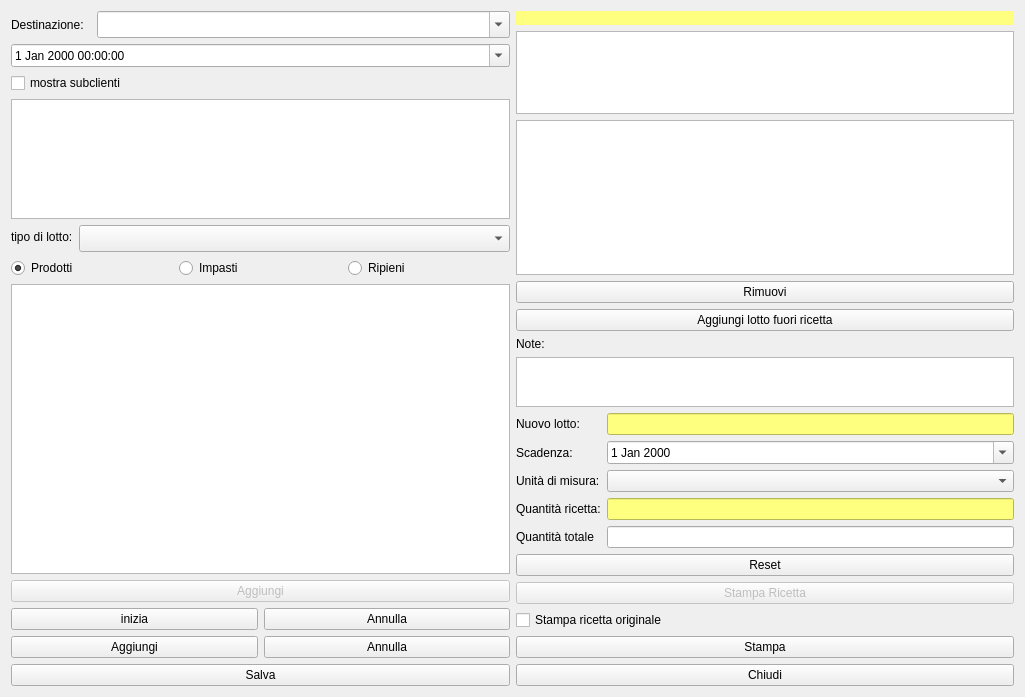
<?xml version="1.0" encoding="UTF-8"?>
<ui version="4.0">
 <class>HProduction</class>
 <widget class="QWidget" name="HProduction">
  <property name="windowModality">
   <enum>Qt::NonModal</enum>
  </property>
  <property name="enabled">
   <bool>true</bool>
  </property>
  <property name="geometry">
   <rect>
    <x>0</x>
    <y>0</y>
    <width>1025</width>
    <height>697</height>
   </rect>
  </property>
  <property name="windowTitle">
   <string>Produzione</string>
  </property>
  <property name="windowIcon">
   <iconset resource="icons.qrc">
    <normaloff>:/Resources/Gears.PNG</normaloff>:/Resources/Gears.PNG</iconset>
  </property>
  <layout class="QVBoxLayout" name="verticalLayout_4">
   <item>
    <layout class="QHBoxLayout" name="horizontalLayout_8">
     <item>
      <layout class="QVBoxLayout" name="verticalLayout">
       <item>
        <layout class="QHBoxLayout" name="horizontalLayout_6">
         <item>
          <widget class="QLabel" name="label_8">
           <property name="minimumSize">
            <size>
             <width>65</width>
             <height>0</height>
            </size>
           </property>
           <property name="maximumSize">
            <size>
             <width>80</width>
             <height>16777215</height>
            </size>
           </property>
           <property name="text">
            <string>Destinazione:</string>
           </property>
          </widget>
         </item>
         <item>
          <widget class="QComboBox" name="cbClienti">
           <property name="minimumSize">
            <size>
             <width>150</width>
             <height>0</height>
            </size>
           </property>
           <property name="font">
            <font>
             <pointsize>12</pointsize>
            </font>
           </property>
           <property name="editable">
            <bool>true</bool>
           </property>
           <property name="insertPolicy">
            <enum>QComboBox::NoInsert</enum>
           </property>
           <property name="modelColumn">
            <number>1</number>
           </property>
          </widget>
         </item>
        </layout>
       </item>
       <item>
        <widget class="QDateTimeEdit" name="deDataProd">
         <property name="calendarPopup">
          <bool>true</bool>
         </property>
        </widget>
       </item>
       <item>
        <widget class="QCheckBox" name="checkBox">
         <property name="text">
          <string>mostra subclienti</string>
         </property>
        </widget>
       </item>
       <item>
        <widget class="QListView" name="lvSubclienti">
         <property name="maximumSize">
          <size>
           <width>16777215</width>
           <height>120</height>
          </size>
         </property>
         <property name="font">
          <font>
           <pointsize>12</pointsize>
          </font>
         </property>
        </widget>
       </item>
       <item>
        <layout class="QFormLayout" name="formLayout_3">
         <item row="0" column="0">
          <widget class="QLabel" name="label_6">
           <property name="text">
            <string>tipo di lotto:</string>
           </property>
          </widget>
         </item>
         <item row="0" column="1">
          <widget class="QComboBox" name="cbTipoLotto">
           <property name="font">
            <font>
             <pointsize>12</pointsize>
            </font>
           </property>
          </widget>
         </item>
        </layout>
       </item>
       <item>
        <layout class="QHBoxLayout" name="horizontalLayout">
         <item>
          <widget class="QRadioButton" name="rbProdotti">
           <property name="text">
            <string>Prodotti</string>
           </property>
           <property name="checked">
            <bool>true</bool>
           </property>
          </widget>
         </item>
         <item>
          <widget class="QRadioButton" name="rbImpasti">
           <property name="text">
            <string>Impasti</string>
           </property>
          </widget>
         </item>
         <item>
          <widget class="QRadioButton" name="rbRipieni">
           <property name="text">
            <string>Ripieni</string>
           </property>
          </widget>
         </item>
        </layout>
       </item>
       <item>
        <widget class="QListView" name="lvRicette">
         <property name="maximumSize">
          <size>
           <width>16777215</width>
           <height>16777215</height>
          </size>
         </property>
         <property name="font">
          <font>
           <pointsize>12</pointsize>
          </font>
         </property>
        </widget>
       </item>
       <item>
        <layout class="QHBoxLayout" name="horizontalLayout_7"/>
       </item>
       <item>
        <layout class="QHBoxLayout" name="horizontalLayout_3">
         <item>
          <widget class="QPushButton" name="pushButton">
           <property name="enabled">
            <bool>false</bool>
           </property>
           <property name="text">
            <string>Aggiungi</string>
           </property>
           <property name="icon">
            <iconset resource="icons.qrc">
             <normaloff>:/Resources/Plus.PNG</normaloff>:/Resources/Plus.PNG</iconset>
           </property>
           <property name="iconSize">
            <size>
             <width>32</width>
             <height>32</height>
            </size>
           </property>
          </widget>
         </item>
        </layout>
       </item>
       <item>
        <layout class="QHBoxLayout" name="horizontalLayout_5">
         <item>
          <widget class="QPushButton" name="pushButton_5">
           <property name="minimumSize">
            <size>
             <width>130</width>
             <height>0</height>
            </size>
           </property>
           <property name="text">
            <string>inizia</string>
           </property>
           <property name="icon">
            <iconset resource="icons.qrc">
             <normaloff>:/Resources/Play64.png</normaloff>:/Resources/Play64.png</iconset>
           </property>
           <property name="iconSize">
            <size>
             <width>32</width>
             <height>32</height>
            </size>
           </property>
          </widget>
         </item>
         <item>
          <widget class="QPushButton" name="pushButton_6">
           <property name="minimumSize">
            <size>
             <width>130</width>
             <height>0</height>
            </size>
           </property>
           <property name="text">
            <string>Annulla</string>
           </property>
           <property name="icon">
            <iconset resource="icons.qrc">
             <normaloff>:/Resources/Banned-Sign.PNG</normaloff>:/Resources/Banned-Sign.PNG</iconset>
           </property>
           <property name="iconSize">
            <size>
             <width>32</width>
             <height>32</height>
            </size>
           </property>
          </widget>
         </item>
        </layout>
       </item>
       <item>
        <layout class="QVBoxLayout" name="verticalLayout_2">
         <item>
          <layout class="QFormLayout" name="formLayout_2"/>
         </item>
         <item>
          <layout class="QHBoxLayout" name="horizontalLayout_4">
           <item>
            <widget class="QPushButton" name="pbAddLottoFuoriRicetta">
             <property name="text">
              <string>Aggiungi</string>
             </property>
            </widget>
           </item>
           <item>
            <widget class="QPushButton" name="pbAnnulla">
             <property name="text">
              <string>Annulla</string>
             </property>
            </widget>
           </item>
          </layout>
         </item>
        </layout>
       </item>
      </layout>
     </item>
     <item>
      <layout class="QVBoxLayout" name="verticalLayout_3">
       <item>
        <widget class="QLabel" name="lbRicetta">
         <property name="styleSheet">
          <string notr="true">background-color: rgb(255, 255, 127);</string>
         </property>
         <property name="text">
          <string/>
         </property>
        </widget>
       </item>
       <item>
        <widget class="QTextBrowser" name="textBrowser">
         <property name="maximumSize">
          <size>
           <width>16777215</width>
           <height>120</height>
          </size>
         </property>
         <property name="font">
          <font>
           <pointsize>10</pointsize>
          </font>
         </property>
        </widget>
       </item>
       <item>
        <widget class="QTableView" name="tableView">
         <property name="enabled">
          <bool>true</bool>
         </property>
         <property name="font">
          <font>
           <pointsize>10</pointsize>
          </font>
         </property>
         <property name="autoScroll">
          <bool>false</bool>
         </property>
         <property name="editTriggers">
          <set>QAbstractItemView::EditKeyPressed</set>
         </property>
         <property name="selectionMode">
          <enum>QAbstractItemView::SingleSelection</enum>
         </property>
         <property name="selectionBehavior">
          <enum>QAbstractItemView::SelectRows</enum>
         </property>
         <attribute name="verticalHeaderVisible">
          <bool>false</bool>
         </attribute>
        </widget>
       </item>
       <item>
        <widget class="QPushButton" name="pushButton_2">
         <property name="text">
          <string>Rimuovi</string>
         </property>
         <property name="icon">
          <iconset resource="icons.qrc">
           <normaloff>:/Resources/Minus.PNG</normaloff>:/Resources/Minus.PNG</iconset>
         </property>
         <property name="iconSize">
          <size>
           <width>32</width>
           <height>32</height>
          </size>
         </property>
        </widget>
       </item>
       <item>
        <widget class="QPushButton" name="pushButton_7">
         <property name="text">
          <string>Aggiungi lotto fuori ricetta</string>
         </property>
         <property name="icon">
          <iconset resource="icons.qrc">
           <normaloff>:/Resources/Download.PNG</normaloff>:/Resources/Download.PNG</iconset>
         </property>
         <property name="iconSize">
          <size>
           <width>32</width>
           <height>32</height>
          </size>
         </property>
         <property name="checkable">
          <bool>false</bool>
         </property>
        </widget>
       </item>
       <item>
        <widget class="QLabel" name="label_10">
         <property name="text">
          <string>Note:</string>
         </property>
        </widget>
       </item>
       <item>
        <widget class="QPlainTextEdit" name="tNote">
         <property name="maximumSize">
          <size>
           <width>16777215</width>
           <height>50</height>
          </size>
         </property>
         <property name="font">
          <font>
           <pointsize>10</pointsize>
          </font>
         </property>
        </widget>
       </item>
       <item>
        <layout class="QGridLayout" name="gridLayout">
         <item row="4" column="0">
          <widget class="QLabel" name="label_3">
           <property name="text">
            <string>Quantità totale</string>
           </property>
          </widget>
         </item>
         <item row="0" column="1">
          <widget class="QLineEdit" name="leNuovoLot">
           <property name="styleSheet">
            <string notr="true">background-color: rgb(255, 255, 127);</string>
           </property>
           <property name="readOnly">
            <bool>true</bool>
           </property>
          </widget>
         </item>
         <item row="2" column="0">
          <widget class="QLabel" name="label_7">
           <property name="text">
            <string>Unità di misura:</string>
           </property>
          </widget>
         </item>
         <item row="1" column="0">
          <widget class="QLabel" name="label_9">
           <property name="text">
            <string>Scadenza:</string>
           </property>
          </widget>
         </item>
         <item row="2" column="1">
          <widget class="QComboBox" name="cbUm"/>
         </item>
         <item row="0" column="0">
          <widget class="QLabel" name="label_5">
           <property name="text">
            <string>Nuovo lotto:</string>
           </property>
          </widget>
         </item>
         <item row="4" column="1">
          <widget class="QLineEdit" name="leQtyTotal">
           <property name="clearButtonEnabled">
            <bool>true</bool>
           </property>
          </widget>
         </item>
         <item row="1" column="1">
          <widget class="QDateEdit" name="dateEdit">
           <property name="calendarPopup">
            <bool>true</bool>
           </property>
          </widget>
         </item>
         <item row="3" column="1">
          <widget class="QLineEdit" name="leQuaRic">
           <property name="enabled">
            <bool>true</bool>
           </property>
           <property name="styleSheet">
            <string notr="true">background-color: rgb(255, 255, 127);</string>
           </property>
           <property name="readOnly">
            <bool>true</bool>
           </property>
          </widget>
         </item>
         <item row="3" column="0">
          <widget class="QLabel" name="label_11">
           <property name="text">
            <string>Quantità ricetta:</string>
           </property>
          </widget>
         </item>
        </layout>
       </item>
       <item>
        <widget class="QPushButton" name="pushButton_11">
         <property name="text">
          <string>Reset</string>
         </property>
         <property name="icon">
          <iconset resource="icons.qrc">
           <normaloff>:/Resources/Arrow-Left.PNG</normaloff>:/Resources/Arrow-Left.PNG</iconset>
         </property>
        </widget>
       </item>
       <item>
        <widget class="QPushButton" name="pushButton_8">
         <property name="enabled">
          <bool>false</bool>
         </property>
         <property name="text">
          <string>Stampa Ricetta</string>
         </property>
         <property name="icon">
          <iconset resource="icons.qrc">
           <normaloff>:/Resources/Printer-icon.png</normaloff>:/Resources/Printer-icon.png</iconset>
         </property>
        </widget>
       </item>
       <item>
        <widget class="QCheckBox" name="checkBox_2">
         <property name="text">
          <string>Stampa ricetta originale</string>
         </property>
        </widget>
       </item>
       <item>
        <widget class="QPushButton" name="pushButton_10">
         <property name="enabled">
          <bool>true</bool>
         </property>
         <property name="text">
          <string>Stampa</string>
         </property>
         <property name="icon">
          <iconset resource="icons.qrc">
           <normaloff>:/Resources/Printer-icon.png</normaloff>:/Resources/Printer-icon.png</iconset>
         </property>
        </widget>
       </item>
      </layout>
     </item>
    </layout>
   </item>
   <item>
    <layout class="QHBoxLayout" name="horizontalLayout_2">
     <item>
      <widget class="QPushButton" name="pushButton_3">
       <property name="text">
        <string>Salva</string>
       </property>
       <property name="icon">
        <iconset resource="icons.qrc">
         <normaloff>:/Resources/save-icon.png</normaloff>:/Resources/save-icon.png</iconset>
       </property>
       <property name="iconSize">
        <size>
         <width>32</width>
         <height>32</height>
        </size>
       </property>
      </widget>
     </item>
     <item>
      <widget class="QPushButton" name="pushButton_4">
       <property name="text">
        <string>Chiudi</string>
       </property>
       <property name="icon">
        <iconset resource="icons.qrc">
         <normaloff>:/Resources/Actions-window-close-icon.png</normaloff>:/Resources/Actions-window-close-icon.png</iconset>
       </property>
       <property name="iconSize">
        <size>
         <width>32</width>
         <height>32</height>
        </size>
       </property>
      </widget>
     </item>
    </layout>
   </item>
  </layout>
 </widget>
 <resources>
  <include location="icons.qrc"/>
 </resources>
 <connections/>
</ui>
